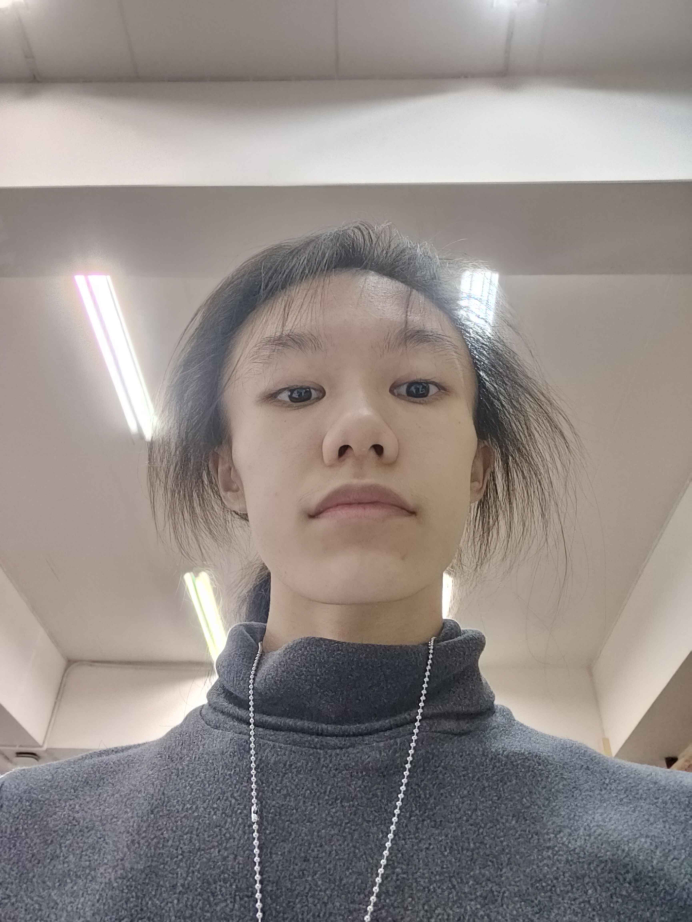
#> input picture db/ryk/IMG20250923115836.jpg, 3456 x 4608 px, given in place of the camera (shown at 1/5 size)
$ python cam.py
#> lines starting #> are read from the running program, lines starting #| are printed output that depends on the picture
import cv2
import numpy as np

cap = cv2.VideoCapture(0)

face_cascade = cv2.CascadeClassifier(cv2.data.haarcascades + "haarcascade_frontalface_default.xml")

while True:

    ret, frame = cap.read()
#> frame is the input picture: shape (4608, 3456, 3); mean B, G, R 136.5, 139.9, 147.6
    if not ret:
        break


    res = cv2.resize(frame, (640, 480))
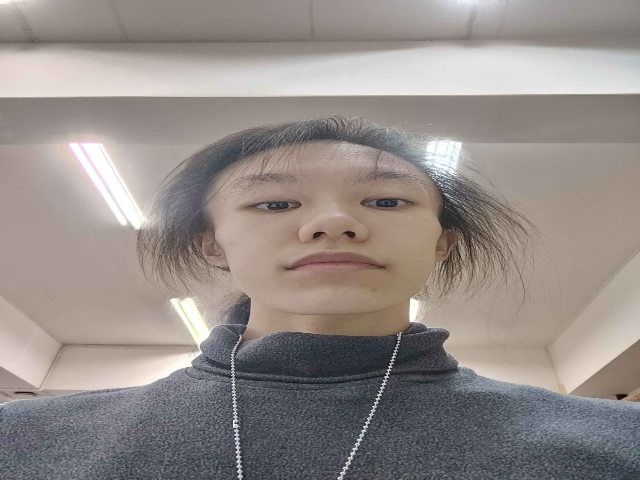
#> res: shape (480, 640, 3); mean B, G, R 136.5, 139.8, 147.6
    grey = cv2.cvtColor(res, cv2.COLOR_BGR2GRAY)
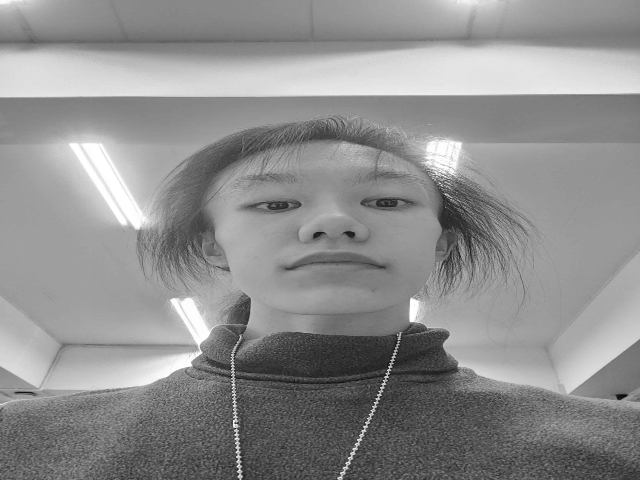
#> grey: shape (480, 640); min 6, max 255, mean 141.8


    faces = face_cascade.detectMultiScale(
        grey,
        scaleFactor=1.1,
        minNeighbors=5,
        minSize=(30, 30)
    )
#> faces = ()


    for (x, y, w, h) in faces:
        cv2.rectangle(res, (x, y), (x+w, y+h), (0, 255, 0), 2)
#> this loop made 0 passes

    data = []

    data.append(grey)

    cv2.imshow('Face Detection', res)

    #note here form yourself. press a fucking q to quit in case you are no smart enough to figure it out
    if cv2.waitKey(1) & 0xFF == ord('q'):
#> (key q is pressed here)
        break


cap.release()
cv2.destroyAllWindows()

$ run again, on db/ryk/IMG20250923115839.jpg
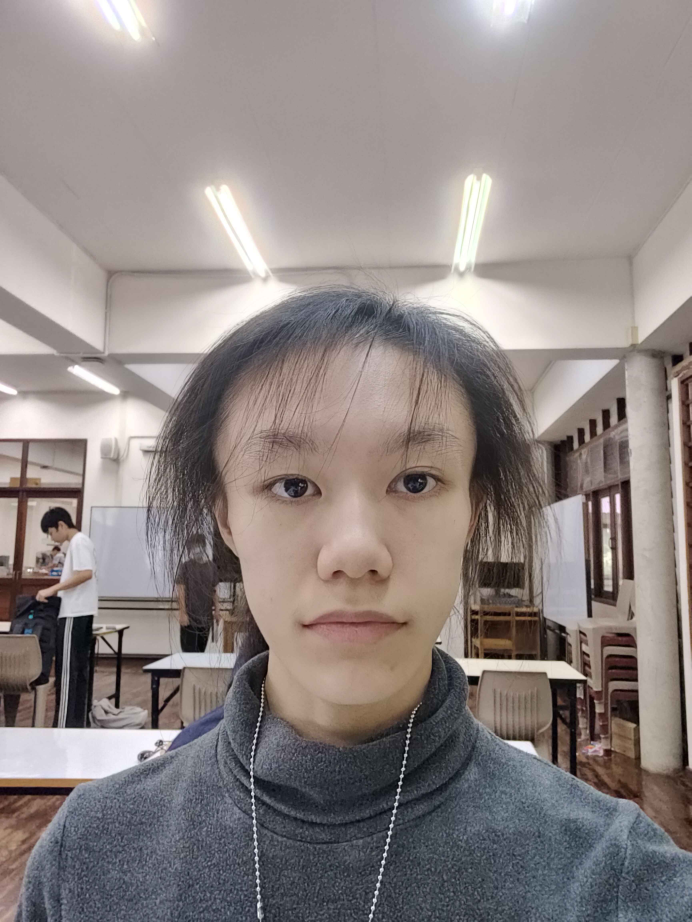
#> input picture db/ryk/IMG20250923115839.jpg, 3456 x 4608 px, given in place of the camera (shown at 1/5 size)
#> frame is the input picture: shape (4608, 3456, 3); mean B, G, R 131.4, 133.3, 142.4
#> `grey = cv2.cvtColor(res, cv2.COLOR_BGR2GRAY)`:
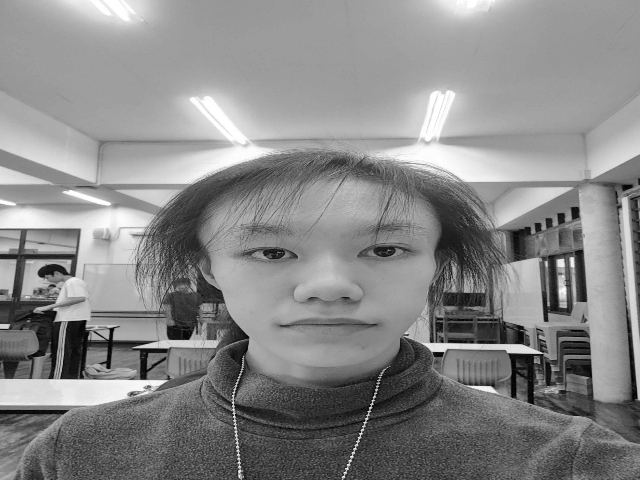
#> grey: shape (480, 640); min 1, max 255, mean 135.9
#> faces = [[216, 161, 224, 224]]
#> the loop `for (x, y, w, h) in faces:` made 1 pass
#> after the loop `for (x, y, w, h) in faces:`:
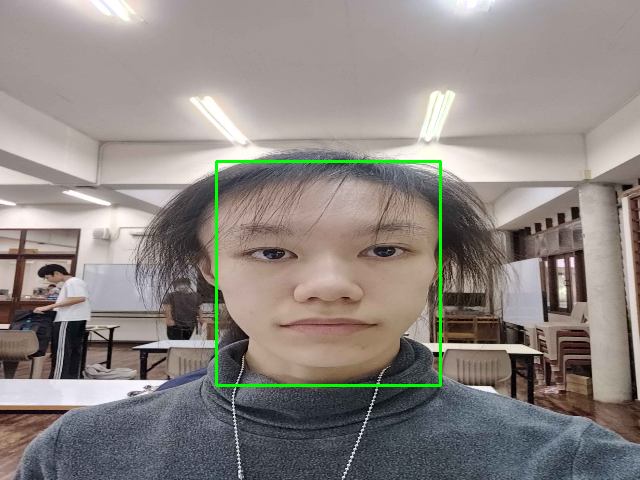
#> res: shape (480, 640, 3); mean B, G, R 130.4, 134.5, 141.3

$ run again, on db/ryk/IMG20250923115845.jpg
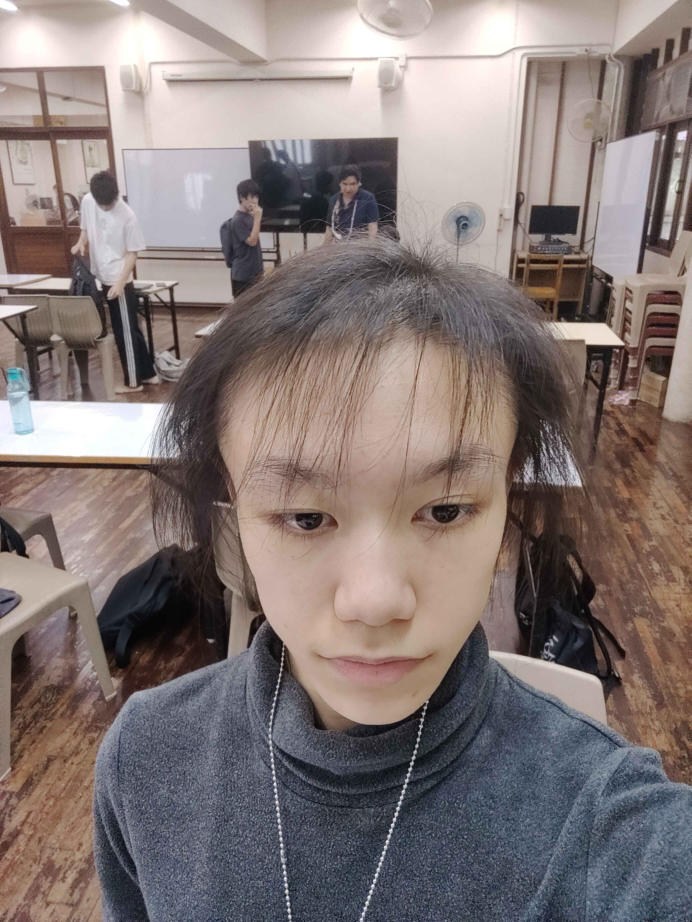
#> input picture db/ryk/IMG20250923115845.jpg, 3456 x 4608 px, given in place of the camera (shown at 1/5 size)
#> frame is the input picture: shape (4608, 3456, 3); mean B, G, R 117.8, 120, 131.7
#> `res = cv2.resize(frame, (640, 480))`:
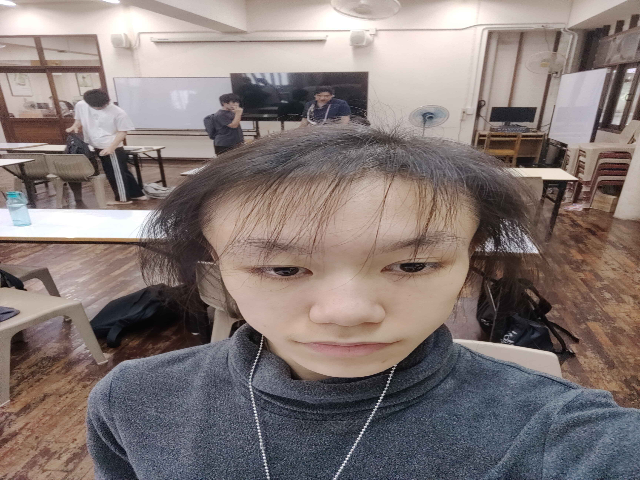
#> res: shape (480, 640, 3); mean B, G, R 117.8, 120, 131.6
#> `grey = cv2.cvtColor(res, cv2.COLOR_BGR2GRAY)`:
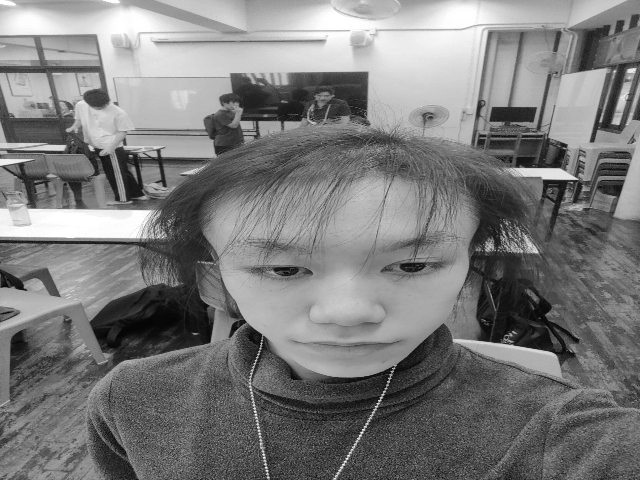
#> grey: shape (480, 640); min 3, max 255, mean 123.3
#> faces = ()

$ run again, on db/ryk/IMG20250923115848.jpg
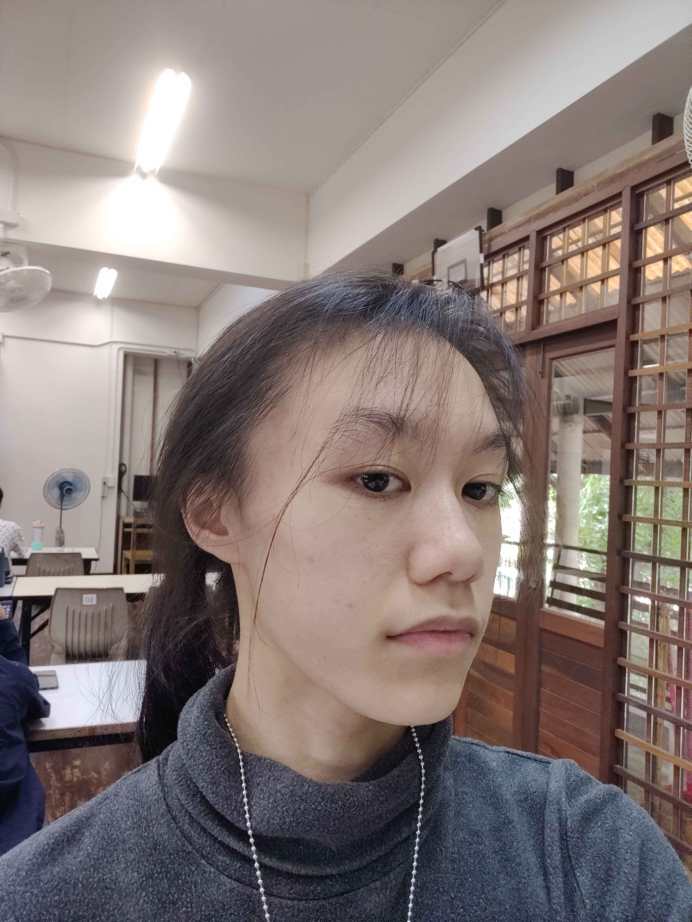
#> input picture db/ryk/IMG20250923115848.jpg, 3456 x 4608 px, given in place of the camera (shown at 1/5 size)
#> frame is the input picture: shape (4608, 3456, 3); mean B, G, R 118.6, 121.2, 133.2
#> `grey = cv2.cvtColor(res, cv2.COLOR_BGR2GRAY)`:
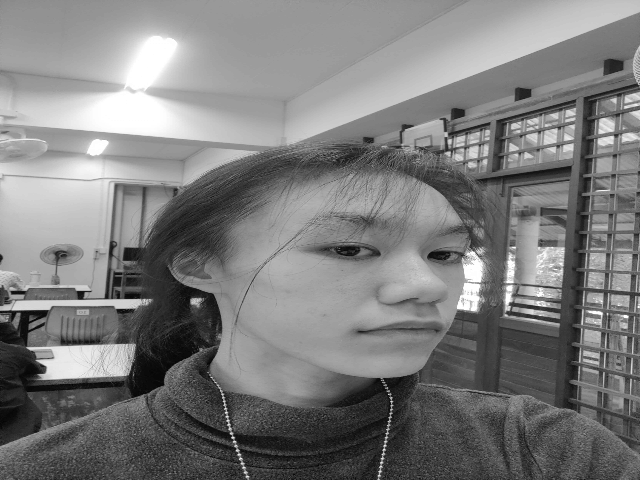
#> grey: shape (480, 640); min 3, max 255, mean 124.5
#> faces = [[485, 211, 94, 94]]
#> the loop `for (x, y, w, h) in faces:` made 1 pass
#> after the loop `for (x, y, w, h) in faces:`:
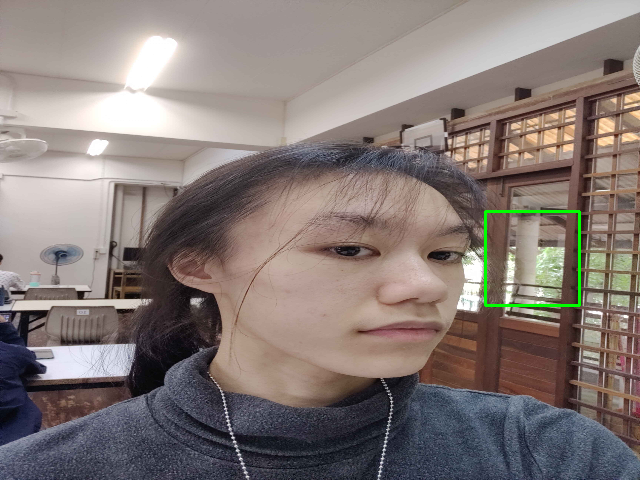
#> res: shape (480, 640, 3); mean B, G, R 118.3, 121.8, 132.8
